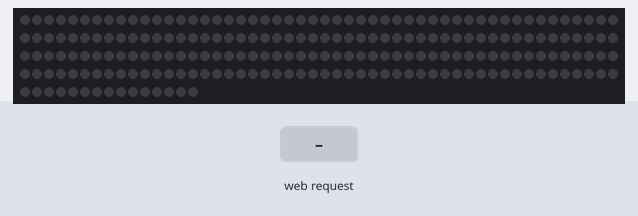
The sketch below on a simulated ESP8266 (NodeMCU). On the bench: 215 RGB LEDs in strip order, left to right, continuing on the next row. The test bench sets the inputs (shaded band). Dim RGB values are drawn brighter than linear; WiFi joins after 1.5 s; servers stay silent unless stated; what the sketch prints to the serial monitor is not drawn.

Above: at 2.7 s.
2.8 s: HTTP request GET /lightsOn received
At 3.9 s:
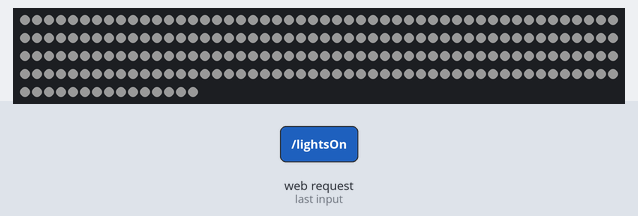
4.3 s: HTTP request GET /lightsOn?r=1 received
At 5.0 s:
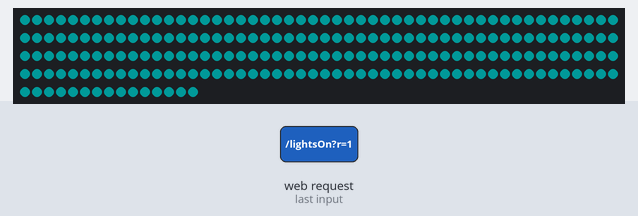
5.8 s: HTTP request GET /lightsOn?g=1 received
At 6.2 s:
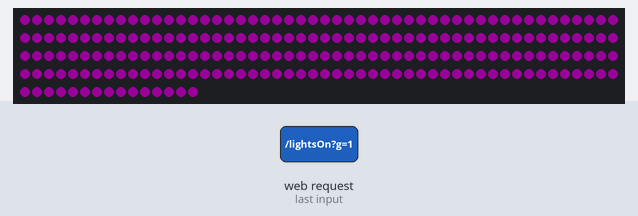
7.3 s: HTTP request GET /lightsOn?b=1 received
At 8.5 s:
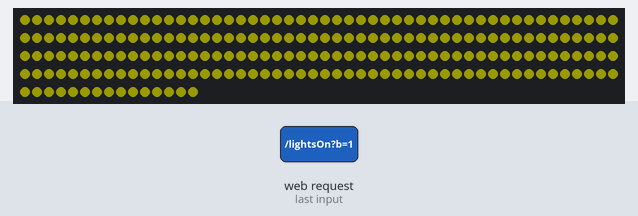
8.8 s: HTTP request GET /lightsOff received
At 9.7 s:
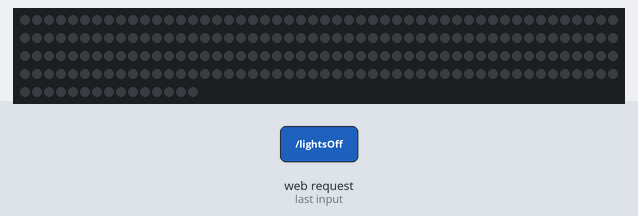
10.3 s: HTTP request GET /lightsOn?r=0 received
At 10.8 s:
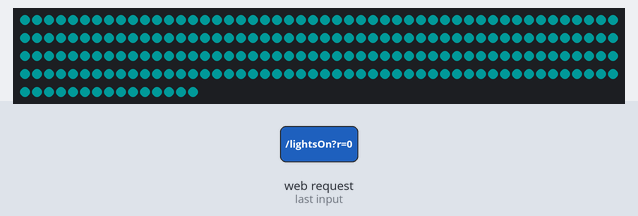
Timing chart, 0 to 12.8 s (numbered marks = the images above; inputs shaded):
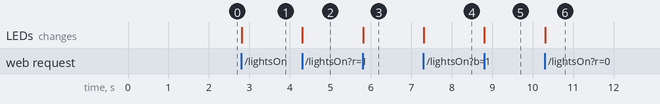

The sketch:

example.ino
```cpp
#include <ESP8266WebServer.h>
#include <FastLED.h>


//------------------------------------------------
// Constants
//------------------------------------------------
const char* ssid = "";
const char* password = "";

IPAddress ip(192,168,0,90);
IPAddress gateway(192,168,0,1);
IPAddress subnet(255,255,255,0);
IPAddress dns(8, 8, 8, 8);  //DNS


#define LED_COUNT 215
#define LED_DT 2

uint8_t bright = 25;
uint8_t ledMode = 0;

uint8_t flag = 1;

CRGBArray<LED_COUNT> leds;

uint8_t delayValue = 20;
uint8_t stepValue = 10;
uint8_t hueValue = 0;

ESP8266WebServer server(80);


//------------------------------------------------
//API Calls
//------------------------------------------------
void lightsOn() {
  // default colors
  uint8_t r = 255;
  uint8_t g = 255;
  uint8_t b = 255;

  // arg colors
  if (server.arg("r")!= ""){     //Parameter not found
    r = atoi(server.arg("r").c_str());
  }
  if (server.arg("g")!= ""){     //Parameter not found
    g = atoi(server.arg("g").c_str());
  }
  if (server.arg("b")!= ""){     //Parameter not found
    b = atoi(server.arg("b").c_str());
  }

  String message = "Lights on: r: " + server.arg("r") + " g: " + server.arg("g") + " b: " + server.arg("b");

  for(int x = 0; x < LED_COUNT; x++){
    leds[x].setRGB(r,g,b);
  }
  LEDS.show();
  server.send(200, "text/html", message); //Send ADC value only to client ajax request
}

void lightsOff() {
  uint8_t r = 0;
  uint8_t g = 0;
  uint8_t b = 0;
  for(int x = 0; x < LED_COUNT; x++){
    leds[x].setRGB(b,r,g);
  }
  LEDS.show();
  server.send(200, "text/html", "lights off"); //Send ADC value only to client ajax request
}


//------------------------------------------------
//Setup
//------------------------------------------------
void setup(){
  Serial.begin(115200);
  LEDS.setBrightness(bright);

  LEDS.addLeds<WS2811, LED_DT, GRB>(leds, LED_COUNT);

  LEDS.show();

  WiFi.config(ip, gateway, subnet, dns);
  WiFi.begin(ssid, password);
  Serial.println("");

  while (WiFi.status() != WL_CONNECTED){
    delay(500);
    Serial.print(".");
  }

  Serial.print("IP address: ");
  Serial.println(WiFi.localIP());

  server.on("/lightsOn", lightsOn);
  server.on("/lightsOff", lightsOff);

  server.begin();
}

//------------------------------------------------
//Loop
//------------------------------------------------
void loop(void){
  server.handleClient();          //Handle client requests
}
```

Measured:
- after the input at 2.8 s, the LEDs: change at once (image 1)
- after the input at 4.3 s, the LEDs: change at once (image 2)
- after the input at 5.8 s, the LEDs: change at once (image 3)
- after the input at 7.3 s, the LEDs: change at once (image 4)
- after the input at 8.8 s, the LEDs: change at once (image 5)
- after the input at 10.3 s, the LEDs: change at once (image 6)
